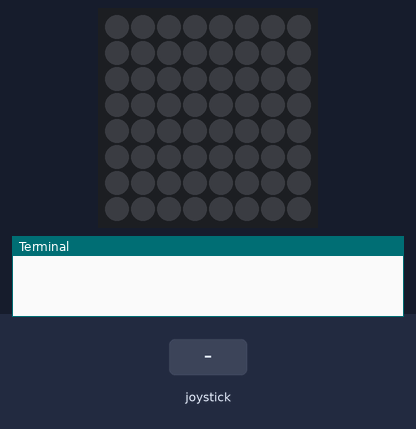
Recording of a program running on a simulated Raspberry Pi (BCM pin numbers) with a Sense HAT. Shown: the Sense HAT's 8×8 RGB LED matrix, the last lines printed to the terminal. The inputs (shaded band) are chosen by the test bench. Random numbers come from a fixed seed.

Above: at 1.2 s.
1.3 s: joystick clicked
At 2.6 s:
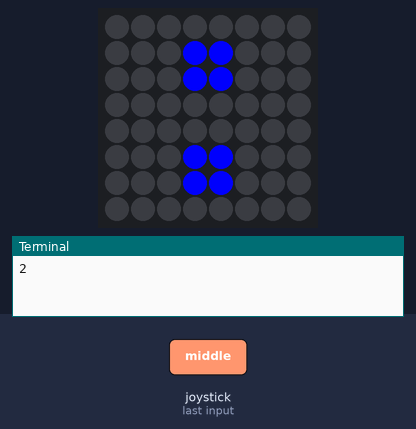
4.3 s: joystick clicked
At 4.9 s:
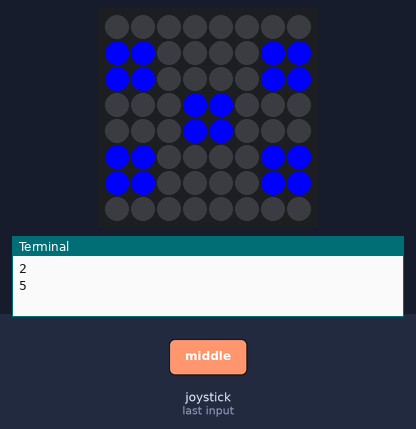
7.3 s: joystick clicked
At 8.4 s:
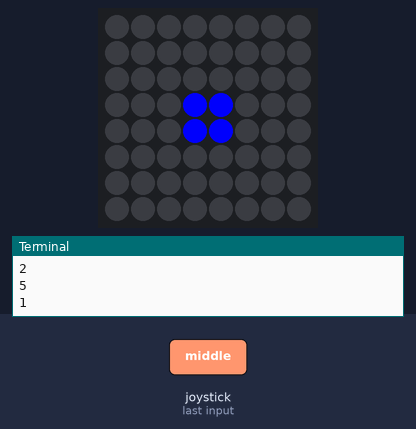
10.3 s: joystick clicked
At 10.7 s:
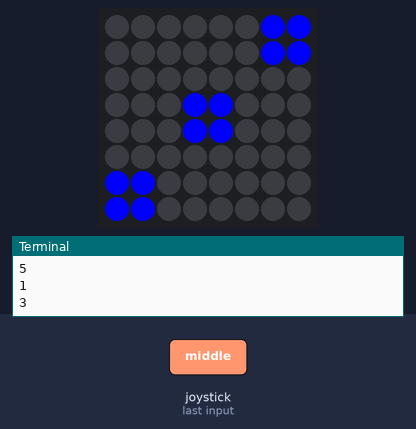
Timing chart, 0 to 13.3 s (numbered marks = the images above; inputs shaded):
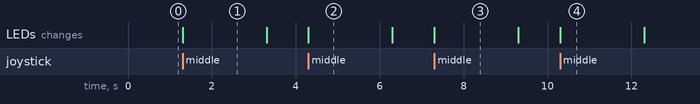

The program:

electronic_dice.py
```python
from sense_hat import SenseHat
from time import sleep
import random
sense = SenseHat()
o = (0, 0, 0)
b = (0, 0, 255)
one_img = [
    o, o, o, o, o, o, o, o,
    o, o, o, o, o, o, o, o,
    o, o, o, o, o, o, o, o,
    o, o, o, b, b, o, o, o,
    o, o, o, b, b, o, o, o,
    o, o, o, o, o, o, o, o,
    o, o, o, o, o, o, o, o,
    o, o, o, o, o, o, o, o
]

two_img = [
    o, o, o, o, o, o, o, o,
    o, o, o, b, b, o, o, o,
    o, o, o, b, b, o, o, o,
    o, o, o, o, o, o, o, o,
    o, o, o, o, o, o, o, o,
    o, o, o, b, b, o, o, o,
    o, o, o, b, b, o, o, o,
    o, o, o, o, o, o, o, o
]

three_img = [
    o, o, o, o, o, o, b, b,
    o, o, o, o, o, o, b, b,
    o, o, o, o, o, o, o, o,
    o, o, o, b, b, o, o, o,
    o, o, o, b, b, o, o, o,
    o, o, o, o, o, o, o, o,
    b, b, o, o, o, o, o, o,
    b, b, o, o, o, o, o, o
]

four_img = [
    o, o, o, o, o, o, o, o,
    o, b, b, o, o, b, b, o,
    o, b, b, o, o, b, b, o,
    o, o, o, o, o, o, o, o,
    o, o, o, o, o, o, o, o,
    o, b, b, o, o, b, b, o,
    o, b, b, o, o, b, b, o,
    o, o, o, o, o, o, o, o
]

five_img = [
    o, o, o, o, o, o, o, o,
    b, b, o, o, o, o, b, b,
    b, b, o, o, o, o, b, b,
    o, o, o, b, b, o, o, o,
    o, o, o, b, b, o, o, o,
    b, b, o, o, o, o, b, b,
    b, b, o, o, o, o, b, b,
    o, o, o, o, o, o, o, o
]

six_img = [
    o, b, b, o, o, b, b, o,
    o, b, b, o, o, b, b, o,
    o, o, o, o, o, o, o, o,
    o, b, b, o, o, b, b, o,
    o, b, b, o, o, b, b, o,
    o, o, o, o, o, o, o, o,
    o, b, b, o, o, b, b, o,
    o, b, b, o, o, b, b, o
]

def number_gen(event):
    if event.action == "pressed":
        val = random.randint(1, 6)
        print(val)
        if val == 1:
            sense.set_pixels(one_img)
        elif val == 2:
            sense.set_pixels(two_img)
        elif val == 3:
            sense.set_pixels(three_img)
        elif val == 4:
            sense.set_pixels(four_img)
        elif val == 5:
            sense.set_pixels(five_img)
        elif val == 6:
            sense.set_pixels(six_img)
        sleep(2)
        sense.clear()
sense.stick.direction_middle = number_gen
while True:
    pass
```

Measured:
- after the input at 1.3 s, the LEDs: change at once (image 1)
- after the input at 4.3 s, the LEDs: change at once (image 2)
- after the input at 7.3 s, the LEDs: change at once (image 3)
- after the input at 10.3 s, the LEDs: change at once (image 4)
- what the display in image 1 shows lasts 2.0 s, from 1.3 s to 3.3 s
